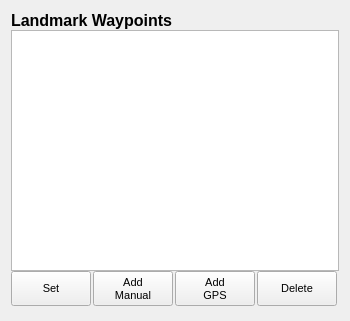
           <widget class="QWidget" name="layoutWidget_9">
            <property name="geometry">
             <rect>
              <x>900</x>
              <y>680</y>
              <width>350</width>
              <height>321</height>
             </rect>
            </property>
            <layout class="QVBoxLayout" name="verticalLayout_279">
             <property name="spacing">
              <number>0</number>
             </property>
             <item>
              <widget class="QLabel" name="label_353">
               <property name="font">
                <font>
                 <pointsize>12</pointsize>
                 <weight>75</weight>
                 <bold>true</bold>
                </font>
               </property>
               <property name="text">
                <string>Landmark Waypoints</string>
               </property>
              </widget>
             </item>
             <item>
              <widget class="QTableWidget" name="landmark_waypoints_table_widget">
               <property name="sizePolicy">
                <sizepolicy hsizetype="Expanding" vsizetype="Expanding">
                 <horstretch>0</horstretch>
                 <verstretch>0</verstretch>
                </sizepolicy>
               </property>
               <property name="minimumSize">
                <size>
                 <width>0</width>
                 <height>0</height>
                </size>
               </property>
               <property name="maximumSize">
                <size>
                 <width>16777215</width>
                 <height>9999999</height>
                </size>
               </property>
               <property name="styleSheet">
                <string notr="true"/>
               </property>
               <property name="horizontalScrollBarPolicy">
                <enum>Qt::ScrollBarAlwaysOff</enum>
               </property>
               <property name="alternatingRowColors">
                <bool>false</bool>
               </property>
               <property name="selectionMode">
                <enum>QAbstractItemView::ExtendedSelection</enum>
               </property>
               <property name="selectionBehavior">
                <enum>QAbstractItemView::SelectRows</enum>
               </property>
               <property name="sortingEnabled">
                <bool>false</bool>
               </property>
               <property name="cornerButtonEnabled">
                <bool>false</bool>
               </property>
               <attribute name="horizontalHeaderVisible">
                <bool>false</bool>
               </attribute>
               <attribute name="horizontalHeaderCascadingSectionResizes">
                <bool>false</bool>
               </attribute>
               <attribute name="horizontalHeaderDefaultSectionSize">
                <number>59</number>
               </attribute>
               <attribute name="horizontalHeaderMinimumSectionSize">
                <number>53</number>
               </attribute>
               <attribute name="verticalHeaderVisible">
                <bool>false</bool>
               </attribute>
               <attribute name="verticalHeaderCascadingSectionResizes">
                <bool>false</bool>
               </attribute>
               <attribute name="verticalHeaderDefaultSectionSize">
                <number>30</number>
               </attribute>
               <column>
                <property name="text">
                 <string>Name</string>
                </property>
               </column>
               <column>
                <property name="text">
                 <string>Lat</string>
                </property>
               </column>
               <column>
                <property name="text">
                 <string>Lon</string>
                </property>
               </column>
               <column>
                <property name="text">
                 <string>Color</string>
                </property>
               </column>
              </widget>
             </item>
             <item>
              <layout class="QHBoxLayout" name="horizontalLayout_112">
               <property name="spacing">
                <number>2</number>
               </property>
               <property name="bottomMargin">
                <number>4</number>
               </property>
               <item>
                <widget class="QPushButton" name="landmark_waypoints_set_button">
                 <property name="sizePolicy">
                  <sizepolicy hsizetype="Fixed" vsizetype="Fixed">
                   <horstretch>0</horstretch>
                   <verstretch>0</verstretch>
                  </sizepolicy>
                 </property>
                 <property name="minimumSize">
                  <size>
                   <width>65</width>
                   <height>35</height>
                  </size>
                 </property>
                 <property name="font">
                  <font>
                   <pointsize>8</pointsize>
                  </font>
                 </property>
                 <property name="styleSheet">
                  <string notr="true"/>
                 </property>
                 <property name="text">
                  <string>Set</string>
                 </property>
                </widget>
               </item>
               <item>
                <widget class="QPushButton" name="landmark_waypoints_add_manual_button">
                 <property name="sizePolicy">
                  <sizepolicy hsizetype="Fixed" vsizetype="Fixed">
                   <horstretch>0</horstretch>
                   <verstretch>0</verstretch>
                  </sizepolicy>
                 </property>
                 <property name="minimumSize">
                  <size>
                   <width>65</width>
                   <height>35</height>
                  </size>
                 </property>
                 <property name="font">
                  <font>
                   <pointsize>8</pointsize>
                  </font>
                 </property>
                 <property name="styleSheet">
                  <string notr="true"/>
                 </property>
                 <property name="text">
                  <string>Add
Manual</string>
                 </property>
                </widget>
               </item>
               <item>
                <widget class="QPushButton" name="landmark_waypoints_add_gps_button">
                 <property name="sizePolicy">
                  <sizepolicy hsizetype="Fixed" vsizetype="Fixed">
                   <horstretch>0</horstretch>
                   <verstretch>0</verstretch>
                  </sizepolicy>
                 </property>
                 <property name="minimumSize">
                  <size>
                   <width>65</width>
                   <height>35</height>
                  </size>
                 </property>
                 <property name="font">
                  <font>
                   <pointsize>8</pointsize>
                  </font>
                 </property>
                 <property name="styleSheet">
                  <string notr="true"/>
                 </property>
                 <property name="text">
                  <string>Add
GPS</string>
                 </property>
                </widget>
               </item>
               <item>
                <widget class="QPushButton" name="landmark_waypoints_delete_button">
                 <property name="sizePolicy">
                  <sizepolicy hsizetype="Fixed" vsizetype="Fixed">
                   <horstretch>0</horstretch>
                   <verstretch>0</verstretch>
                  </sizepolicy>
                 </property>
                 <property name="minimumSize">
                  <size>
                   <width>65</width>
                   <height>35</height>
                  </size>
                 </property>
                 <property name="font">
                  <font>
                   <pointsize>8</pointsize>
                  </font>
                 </property>
                 <property name="styleSheet">
                  <string notr="true"/>
                 </property>
                 <property name="text">
                  <string>Delete</string>
                 </property>
                </widget>
               </item>
              </layout>
             </item>
            </layout>
           </widget>
